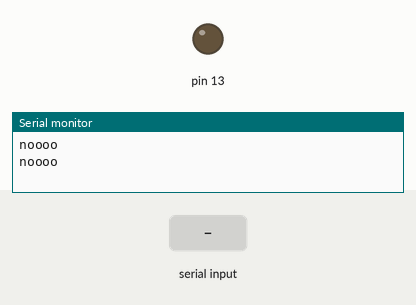
The sketch below on a simulated Arduino Uno, built with avr-gcc and run on an emulated ATmega328P. Parts: output pins drawn as LEDs (lit = HIGH), the last lines printed to the serial monitor. The inputs (shaded band) are chosen by the test bench.

Above: at 1.2 s.
1.3 s: "1" received over Serial
At 3.2 s:
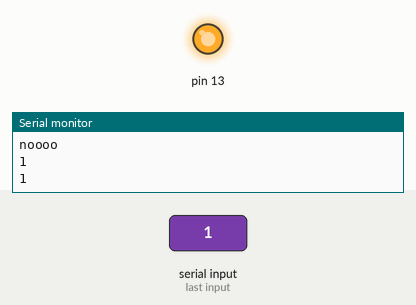
3.5 s: "2" received over Serial
At 4.9 s:
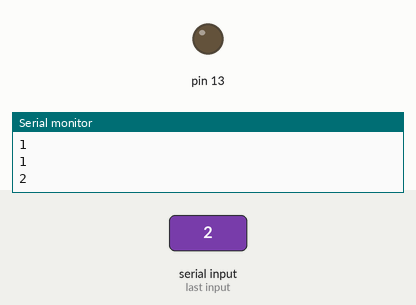
Timing chart, 0 to 6.5 s (numbered marks = the images above; inputs shaded):
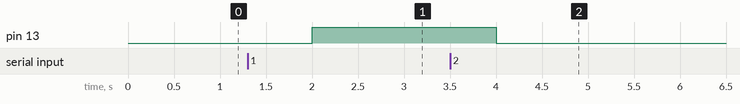

The sketch:

dec03.ino
```cpp
char a;
void setup()
{
  pinMode(13,OUTPUT);
  Serial.begin(9600);
}

void loop()
{
  if (Serial.available())
  {
    a=Serial.read();
  }

  if (a=='1')
  {
    digitalWrite(13,HIGH);
    Serial.println(a);
  }
  else if(a=='2')
  {
    digitalWrite(13,LOW);
    Serial.println(a);
  }
  else
  {
    Serial.println("noooo");
  }
  delay(1000);
}
```

Measured:
- after the input at 1.3 s, pin 13: LOW → HIGH after 0.70 s
- after the input at 3.5 s, pin 13: HIGH → LOW after 0.50 s
